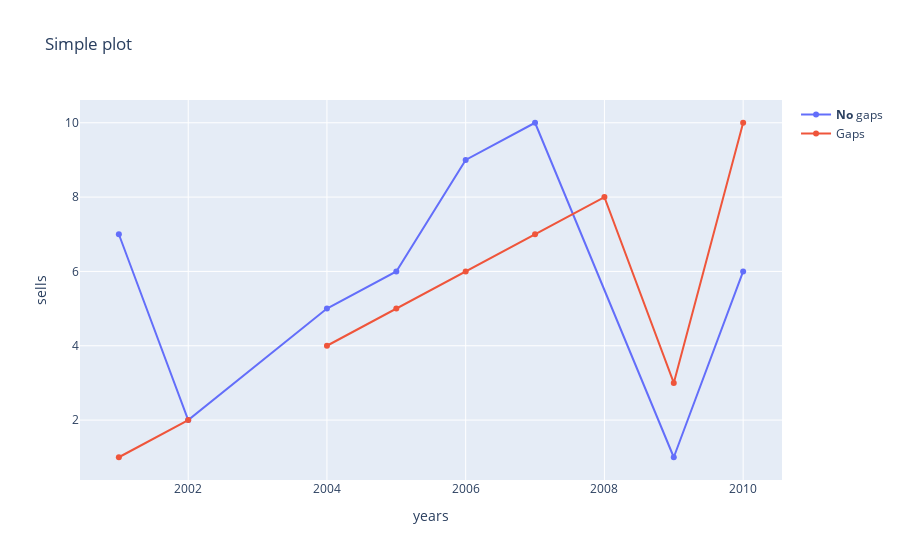

The code cell stored with this chart in its notebook:
### Code cell
fig.add_trace(go.Scatter(x=x, y=y, name='<b>No</b> gaps', connectgaps=True))
fig.add_trace(go.Scatter(x=x, y=z, name='Gaps', connectgaps=False))
fig.update_layout(title='Simple plot', xaxis_title='years', yaxis_title='sells')

### Figure 1 — Plotly figure (JSON) as saved in the notebook; plotly's stock layout.template omitted (floating-point values rounded to 4 significant figures)
{"data": [{"connectgaps": true, "name": "<b>No</b> gaps", "x": [2001, 2002, 2003, 2004, 2005, 2006, 2007, 2008, 2009, 2010], "y": [7, 2, null, 5, 6, 9, 10, null, 1, 6], "type": "scatter"}, {"connectgaps": false, "name": "Gaps", "x": [2001, 2002, 2003, 2004, 2005, 2006, 2007, 2008, 2009, 2010], "y": [1, 2, null, 4, 5, 6, 7, 8, 3, 10], "type": "scatter"}], "layout": {"title": {"text": "Simple plot"}, "xaxis": {"title": {"text": "years"}}, "yaxis": {"title": {"text": "sells"}}}}
